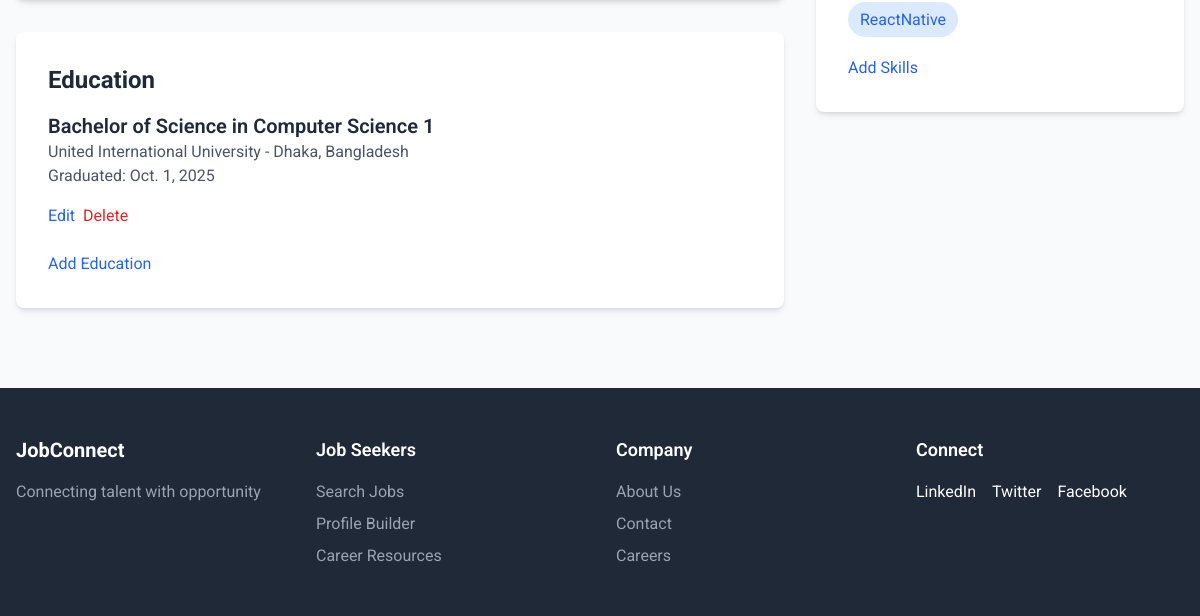
/jobseeker/profile/ (signed in, lower part), run on an earlier commit of the app's database.
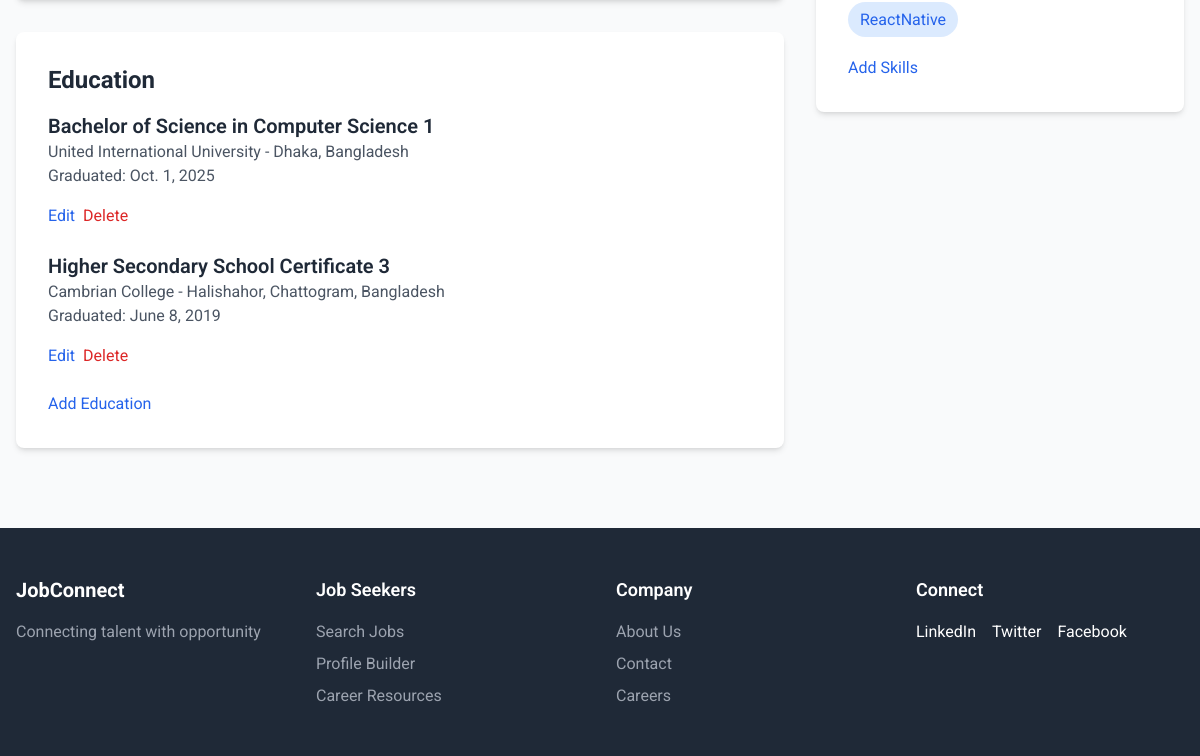
And on a later commit of the database.
### jobseeker/models.py (models this page shows, shortened)
class Education(models.Model):
    profile = models.ForeignKey(Profile, on_delete=models.CASCADE, related_name='educations')
    edu_id =models.AutoField(primary_key=True)
    degree = models.CharField(max_length=100)
    school = models.CharField(max_length=100)
    location = models.CharField(max_length=100)
    graduation_date = models.DateField()

class Skill(models.Model):
    profile = models.ForeignKey(Profile, on_delete=models.CASCADE, related_name='skills')
    name = models.CharField(max_length=50)

### jobseeker/views.py (the view)
    def wrapper(request, *args, **kwargs):
        if request.user.role != 'user':
            messages.error(request, "You are not authorized to view this page.")
            return redirect('login')
        return view_func(request, *args, **kwargs)

### jobseeker/views.py (called while the page is built)
def user_role_required(view_func):
    def wrapper(request, *args, **kwargs):
        if request.user.role != 'user':
            messages.error(request, "You are not authorized to view this page.")
            return redirect('login')
        return view_func(request, *args, **kwargs)
    return wrapper

@user_role_required
@login_required
def profile(request):
    pro = Profile.objects.get(user=request.user)
    edu = pro.educations.all()
    exp = pro.experiences.all()
    skill = pro.skills.all()
    prf = JobPreference.objects.get(profile=pro)
    return render(request, 'jobseeker/profile.html',{'pro': pro,'edu':edu, 'exp':exp, 'skill':skill,'prf':prf})

### static/templates/jobseeker/profile.html (shortened to what this page needs)
{% extends 'base.html' %}
{% block content %}
<section class="py-12 bg-gray-50">
    <div class="max-w-7xl mx-auto px-4">
        <div class="grid grid-cols-1 lg:grid-cols-3 gap-8">
            <div class="lg:col-span-2">
                <div class="bg-white p-8 rounded-lg shadow-md mb-8">
                    <h2 class="text-2xl font-bold text-gray-800 mb-4">Education</h2>
                    {% for e in edu %}
                    <div class="mb-6" id="education-{{ e.edu_id }}">
                        <div id="education-display-{{ e.edu_id }}">
                            <h3 class="text-xl font-semibold text-gray-800">{{ e.degree }} {{e.edu_id}}</h3>
                            <p class="text-gray-600">{{ e.school }} - {{ e.location }}</p>
                            <p class="text-gray-600">Graduated: {{ e.graduation_date }}</p>
                            <div class="mt-4">
                                <a href="#" class="text-blue-600 hover:text-blue-700 edit-education-link"
                                    data-id="{{ e.edu_id }}">Edit</a>
                                <a href="#" class="ml-1 text-red-600 hover:text-red-700 delete-education-link"
                                    data-id="{{ e.edu_id }}">Delete</a>
                            </div>
                        </div>
                    </div>
                    {% endfor %}
                    <a href="#" id="add-education-link" class="text-blue-600 hover:text-blue-700">Add Education</a>
                </div>
            </div>
            <div class="lg:col-span-1">
                <div class="bg-white p-8 rounded-lg shadow-md">
                    <div id="skills-display">
                        <div class="flex flex-wrap gap-2">
                            {% for s in skill %}
                            <div class="relative inline-block group my-2">
                                <span class="bg-blue-100 text-blue-600 px-3 py-2 rounded-full">
                                    {{ s.name }}
                                </span>
                            </div>
                            {% endfor %}
                        </div>
                        <a href="#" id="add-skills-link" class="text-blue-600 hover:text-blue-700 mt-4 block">Add
                            Skills</a>
                    </div>
                </div>
            </div>
        </div>
    </div>
</section>
{% endblock content %}
{% block footer %}
<div class="footer-container hidden md:block">
    {% include 'components/footer.html' %}
</div>
{% endblock footer %}

What changed in the data, as far as the page shows it:
added Education: degree "Higher Secondary School Certificate", edu_id "3", school "Cambrian College", location "Halishahor, Chattogram, Bangladesh", graduation_date "June 8, 2019"
